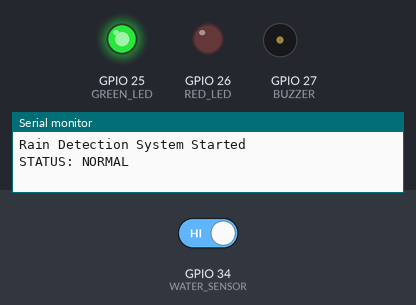
The sketch below on a simulated ESP32. On the bench: output pins drawn as LEDs (lit = HIGH), buzzer (waves = sounding), the last lines printed to the serial monitor. The inputs (shaded band) are chosen by the test bench; at power-on: GPIO 34 (WATER_SENSOR) HIGH.

Above: at 1.2 s.
1.3 s: GPIO 34 (WATER_SENSOR) driven LOW
At 1.45 s:
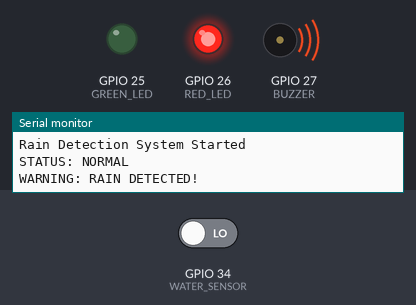
4.3 s: GPIO 34 (WATER_SENSOR) driven HIGH
At 4.9 s:
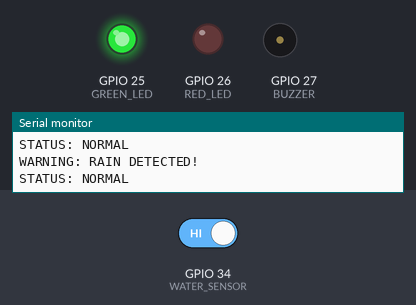
Timing chart, 0 to 7.3 s (numbered marks = the images above; inputs shaded):
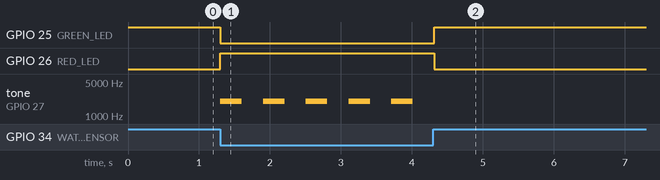

The sketch:

RainDetection.ino
```cpp
#define GREEN_LED 25
#define RED_LED 26
#define WATER_SENSOR 34
#define BUZZER 27

int previousStatus = -1;

unsigned long previousBeepTime = 0;
bool buzzerState = false;

void setup() {
  Serial.begin(115200);

  pinMode(GREEN_LED, OUTPUT);
  pinMode(RED_LED, OUTPUT);
  pinMode(WATER_SENSOR, INPUT);
  pinMode(BUZZER, OUTPUT);

  digitalWrite(GREEN_LED, HIGH);
  digitalWrite(RED_LED, LOW);
  noTone(BUZZER);

  Serial.println("Rain Detection System Started");
}

void loop() {
  int waterStatus = digitalRead(WATER_SENSOR);

  if (waterStatus == LOW) {
    digitalWrite(GREEN_LED, LOW);
    digitalWrite(RED_LED, HIGH);

    if (millis() - previousBeepTime >= 300) {
      previousBeepTime = millis();
      buzzerState = !buzzerState;

      if (buzzerState) {
        tone(BUZZER, 2000);
      } else {
        noTone(BUZZER);
      }
    }

    if (previousStatus != LOW) {
      Serial.println("WARNING: RAIN DETECTED!");
    }
  }
  else {
    digitalWrite(GREEN_LED, HIGH);
    digitalWrite(RED_LED, LOW);
    noTone(BUZZER);

    buzzerState = false;

    if (previousStatus != HIGH) {
      Serial.println("STATUS: NORMAL");
    }
  }

  previousStatus = waterStatus;
  delay(20);
}
```

Measured:
- after the input at 1.3 s, GPIO 25 (GREEN_LED): HIGH → LOW at once; GPIO 26 (RED_LED): LOW → HIGH at once; tone on GPIO 27 (BUZZER): alternates 2000 Hz for 0.30 s and silent for 0.30 s, starting at once
- after the input at 4.3 s, GPIO 25 (GREEN_LED): LOW → HIGH at once; GPIO 26 (RED_LED): HIGH → LOW at once; tone on GPIO 27 (BUZZER): stops changing and stays silent
